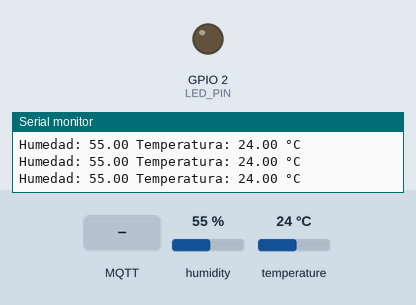
A sketch run on a simulated ESP32. Parts: output pins drawn as LEDs (lit = HIGH), the last lines printed to the serial monitor. The test bench sets the inputs (shaded band); at power-on: humidity 55 %, temperature 24 °C. WiFi joins after 1.5 s; servers stay silent unless stated; no MQTT or app messages arrive unless stated.

Above: at 2.7 s.
2.8 s: MQTT message "on" arrives on the first subscribed topic
At 4.0 s:
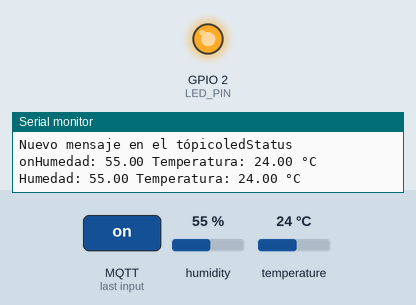
4.6 s: MQTT message "1" arrives on the first subscribed topic
At 5.5 s:
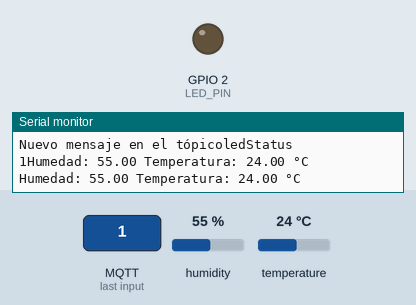
Timing chart, 0 to 7.6 s (numbered marks = the images above; inputs shaded):
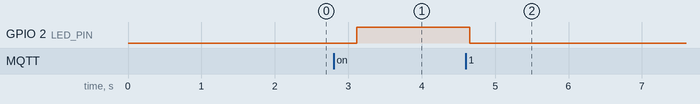

The sketch:

mqtt_communication.ino
```cpp
#include <PubSubClient.h>
#include <WiFiClientSecure.h>
#include "arduino_secrets.h"
#include <DHT.h>

///////please enter your sensitive data in the Secret tab/arduino_secrets.h
char *ssid = SECRET_SSID;        // your network SSID (name)
char *pass = SECRET_PASS;    // your network password (use for WPA, or use as key for WEP)

#define LED_PIN 2
#define DHT_PIN 4
#define DHT_TYPE DHT11

const char *broker = MQTT_BROKER_URI;
const char *broker_password = MQTT_PASWWORD;
const char *broker_username = MQTT_USERNAME;
int        broker_port     = 8883;
const char topic[]  = "ledStatus";
const char topic2[]  = "temperature";
const char topic3[]  = "humidity";

struct WeatherData {
  float humidity;
  float temperature;
};

static const char *root_ca PROGMEM = R"EOF(
-----BEGIN CERTIFICATE-----
MIIFazCCA1OgAwIBAgIRAIIQz7DSQONZRGPgu2OCiwAwDQYJKoZIhvcNAQELBQAw
TzELMAkGA1UEBhMCVVMxKTAnBgNVBAoTIEludGVybmV0IFNlY3VyaXR5IFJlc2Vh
cmNoIEdyb3VwMRUwEwYDVQQDEwxJU1JHIFJvb3QgWDEwHhcNMTUwNjA0MTEwNDM4
WhcNMzUwNjA0MTEwNDM4WjBPMQswCQYDVQQGEwJVUzEpMCcGA1UEChMgSW50ZXJu
ZXQgU2VjdXJpdHkgUmVzZWFyY2ggR3JvdXAxFTATBgNVBAMTDElTUkcgUm9vdCBY
MTCCAiIwDQYJKoZIhvcNAQEBBQADggIPADCCAgoCggIBAK3oJHP0FDfzm54rVygc
h77ct984kIxuPOZXoHj3dcKi/vVqbvYATyjb3miGbESTtrFj/RQSa78f0uoxmyF+
0TM8ukj13Xnfs7j/EvEhmkvBioZxaUpmZmyPfjxwv60pIgbz5MDmgK7iS4+3mX6U
A5/TR5d8mUgjU+g4rk8Kb4Mu0UlXjIB0ttov0DiNewNwIRt18jA8+o+u3dpjq+sW
T8KOEUt+zwvo/7V3LvSye0rgTBIlDHCNAymg4VMk7BPZ7hm/ELNKjD+Jo2FR3qyH
B5T0Y3HsLuJvW5iB4YlcNHlsdu87kGJ55tukmi8mxdAQ4Q7e2RCOFvu396j3x+UC
B5iPNgiV5+I3lg02dZ77DnKxHZu8A/lJBdiB3QW0KtZB6awBdpUKD9jf1b0SHzUv
KBds0pjBqAlkd25HN7rOrFleaJ1/ctaJxQZBKT5ZPt0m9STJEadao0xAH0ahmbWn
OlFuhjuefXKnEgV4We0+UXgVCwOPjdAvBbI+e0ocS3MFEvzG6uBQE3xDk3SzynTn
jh8BCNAw1FtxNrQHusEwMFxIt4I7mKZ9YIqioymCzLq9gwQbooMDQaHWBfEbwrbw
qHyGO0aoSCqI3Haadr8faqU9GY/rOPNk3sgrDQoo//fb4hVC1CLQJ13hef4Y53CI
rU7m2Ys6xt0nUW7/vGT1M0NPAgMBAAGjQjBAMA4GA1UdDwEB/wQEAwIBBjAPBgNV
HRMBAf8EBTADAQH/MB0GA1UdDgQWBBR5tFnme7bl5AFzgAiIyBpY9umbbjANBgkq
hkiG9w0BAQsFAAOCAgEAVR9YqbyyqFDQDLHYGmkgJykIrGF1XIpu+ILlaS/V9lZL
ubhzEFnTIZd+50xx+7LSYK05qAvqFyFWhfFQDlnrzuBZ6brJFe+GnY+EgPbk6ZGQ
3BebYhtF8GaV0nxvwuo77x/Py9auJ/GpsMiu/X1+mvoiBOv/2X/qkSsisRcOj/KK
NFtY2PwByVS5uCbMiogziUwthDyC3+6WVwW6LLv3xLfHTjuCvjHIInNzktHCgKQ5
ORAzI4JMPJ+GslWYHb4phowim57iaztXOoJwTdwJx4nLCgdNbOhdjsnvzqvHu7Ur
TkXWStAmzOVyyghqpZXjFaH3pO3JLF+l+/+sKAIuvtd7u+Nxe5AW0wdeRlN8NwdC
jNPElpzVmbUq4JUagEiuTDkHzsxHpFKVK7q4+63SM1N95R1NbdWhscdCb+ZAJzVc
oyi3B43njTOQ5yOf+1CceWxG1bQVs5ZufpsMljq4Ui0/1lvh+wjChP4kqKOJ2qxq
4RgqsahDYVvTH9w7jXbyLeiNdd8XM2w9U/t7y0Ff/9yi0GE44Za4rF2LN9d11TPA
mRGunUHBcnWEvgJBQl9nJEiU0Zsnvgc/ubhPgXRR4Xq37Z0j4r7g1SgEEzwxA57d
emyPxgcYxn/eR44/KJ4EBs+lVDR3veyJm+kXQ99b21/+jh5Xos1AnX5iItreGCc=
-----END CERTIFICATE-----
)EOF";


void callback(char *topic, byte *message, unsigned int lengt){
  Serial.print("Nuevo mensaje en el tópico");
  Serial.println(topic);

  String messageTmp;
  for(int i=0; i<lengt; i++) {
    Serial.print((char) message[i]);
    messageTmp += (char) message[i];
  }

  if(String(topic) == "ledStatus") {
    if(messageTmp == "on") {
      digitalWrite(LED_PIN, HIGH);
    }else {
      digitalWrite(LED_PIN, LOW);
    }
  }
}

WiFiClientSecure wifiClient;
PubSubClient client(wifiClient);
DHT dht(DHT_PIN, DHT_TYPE);

void setupWifi() {
  Serial.println();
  Serial.print("Conectando a: ");
  Serial.println(ssid);

  WiFi.mode(WIFI_STA);

  WiFi.begin(ssid, pass);
  while(WiFi.status() != WL_CONNECTED) {
    delay(500);
    Serial.print(".");
  }
   randomSeed(micros());
  Serial.println();
  Serial.println("Wifi conectado");
  Serial.print("IP Asignada: ");
  Serial.println(WiFi.localIP());
}

void pushMessage(char *topic, char *payload) {
  client.publish(topic, payload);
}

void reconnectMqtt() {
  // Loop until we're reconnected
  while (!client.connected()) {
    Serial.print("Attempting MQTT connection...");
    // Attempt to connect
    Serial.print(broker_username);
    Serial.print("|");
    Serial.println(broker_password);
    if (client.connect("arduinoClient", broker_username, broker_password)) {
      Serial.println("connected");
      client.subscribe("ledStatus");
    } else {
      Serial.print("failed, rc=");
      Serial.print(client.state());
      Serial.println(" try again in 5 seconds");
      // Wait 5 seconds before retrying
      delay(5000);
    }
  }
}

void setup() {
  //Initialize serial and wait for port to open:
  Serial.begin(9600);
  pinMode(LED_PIN, OUTPUT);

  // attempt to connect to Wifi network:
  setupWifi();
  wifiClient.setInsecure();
  wifiClient.setCACert(root_ca);

  client.setServer(broker, broker_port);
  client.setCallback(callback);

  dht.begin();
}

WeatherData getSensorData() {
  WeatherData dht11Data;
  dht11Data.humidity = dht.readHumidity();
  dht11Data.temperature = dht.readTemperature();
  Serial.print("Humedad: ");
  Serial.print(dht11Data.humidity);
  Serial.print(" Temperatura: ");
  Serial.print(dht11Data.temperature);
  Serial.println(" °C");
  return dht11Data;
}

void publishSensorData (WeatherData sensorData){
  char buffer[20];
  sprintf(buffer, "%f", sensorData.humidity);
  client.publish("humidity", buffer );
  sprintf(buffer, "%f", sensorData.temperature);
  client.publish("temperature", buffer );
}


void loop() {

  if(!client.connected()){
    reconnectMqtt();
  }

  WeatherData sensorData = getSensorData();
  publishSensorData(sensorData);

  client.loop();
  delay(300);

}
```

arduino_secrets.h
```cpp
#define SECRET_SSID ""
#define SECRET_PASS ""

#define MQTT_BROKER_URI ""
#define MQTT_USERNAME ""
#define MQTT_PASWWORD ""
```

Measured:
- after the input at 2.8 s, GPIO 2 (LED_PIN): LOW → HIGH after 0.31 s
- after the input at 4.6 s, GPIO 2 (LED_PIN): HIGH → LOW after 0.06 s
